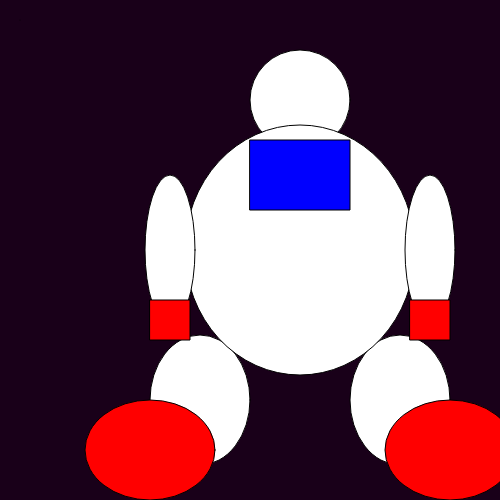
Frame 1 (no input)
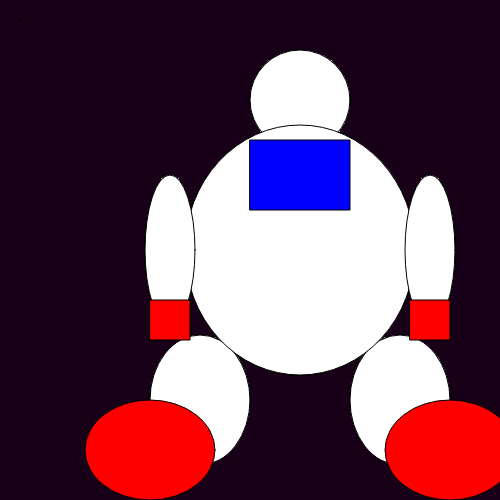
Frame 60 (no input)
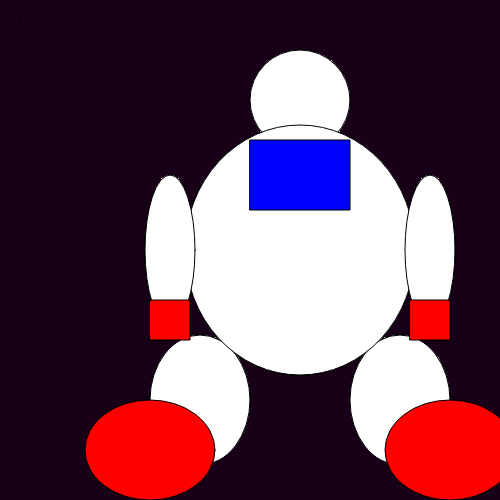
Frame 120 (the mouse pressed at the canvas centre since frame 60)

The p5.js sketch that drew these frames (run headless with seeded random() and noise() and a simulated clock; from frame 60 on, the mouse is pressed at the canvas centre):

// p5.js sketch
// ── sketch.js
function setup() {
    createCanvas(500, 500)
    background(25,0,25)
 }

function draw() {
    point(20,20)
    fill(255,255,255)
    circle(300,100, 100,50)
    fill(255,255,255)
    ellipse(400,400,100,130)
    fill(255,0,0)
    ellipse(450,450,130,100)
    fill(255,255,255)
    ellipse(200,400,100,130)
    fill(255,0,0)
    ellipse(150,450,130,100)
    fill(255,255,255)
    ellipse(300,250,230,250)
    fill(0,0,255)
    rect(250,140,100,70)
    fill(255,255,255)
    ellipse(170,250,50,150)
    fill(255,255,255)
    ellipse(430,250,50,150)
    fill(255,0,0)
    rect(410,300,40,40)
    fill(255,0,0)
    rect(150,300,40,40)
}
